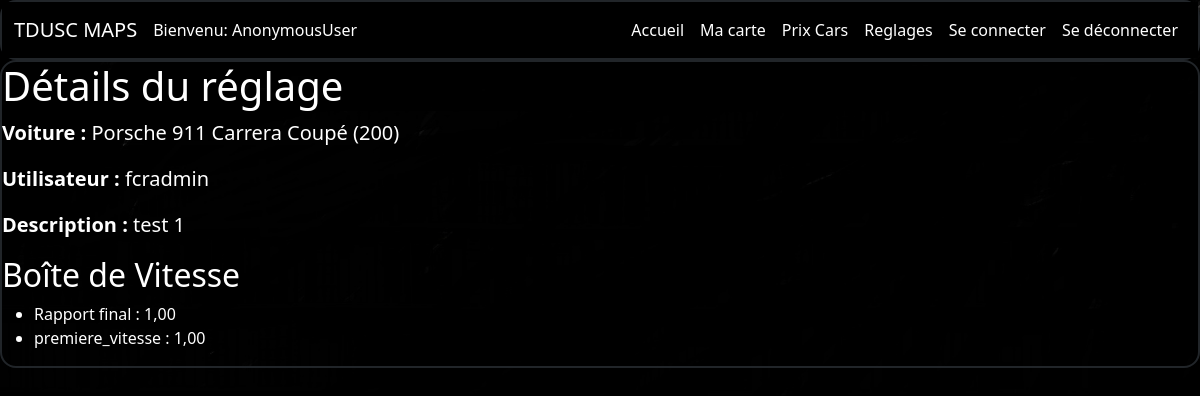
Screenshot of /reglages/13/ with the database file from the repository.
### tduscmap/models.py (models this page shows, shortened)
class Reglage(models.Model):
    voiture = models.ForeignKey(Car, on_delete=models.CASCADE)
    utilisateur = models.ForeignKey(CustomUser, on_delete=models.CASCADE)
    description = models.TextField(blank=True)
    configurationreglage =  models.ForeignKey(ConfigurationReglage, on_delete=models.CASCADE)
    rapport_final = models.DecimalField(max_digits=5, decimal_places=2)
    premiere_vitesse = models.DecimalField(max_digits=4, decimal_places=2)
    deuxieme_vitesse = models.DecimalField(max_digits=4, decimal_places=2)
    troisieme_vitesse = models.DecimalField(max_digits=4, decimal_places=2)
    quatrieme_vitesse = models.DecimalField(max_digits=4, decimal_places=2)
    cinquieme_vitesse = models.DecimalField(max_digits=4, decimal_places=2)
    sixieme_vitesse = models.DecimalField(max_digits=4, decimal_places=2)
    septieme_vitesse = models.DecimalField(max_digits=4, decimal_places=2)
    appui_aerodynamique_avant = models.DecimalField(max_digits=3, decimal_places=1)
    appui_aerodynamique_arriere = models.DecimalField(max_digits=3, decimal_places=1)
    taille_suspension_arriere = models.DecimalField(max_digits=4, decimal_places=2, validators=[MinValueValidator(0.11), MaxValueValidator(0.16)])
    taille_suspension_avant = models.DecimalField(max_digits=4, decimal_places=2, validators=[MinValueValidator(0.11), MaxValueValidator(0.16)])
    durete_ressorts_arriere = models.DecimalField(max_digits=5, decimal_places=2, validators=[MinValueValidator(0.8), MaxValueValidator(1.2)])
    durete_ressorts_avant = models.DecimalField(max_digits=5, decimal_places=2, validators=[MinValueValidator(0.8), MaxValueValidator(1.2)])
    compression_amortisseurs_avant = models.DecimalField(max_digits=5, decimal_places=2, validators=[MinValueValidator(0.8), MaxValueValidator(1.2)])
    compression_amortisseurs_arriere = models.DecimalField(max_digits=5, decimal_places=2, validators=[MinValueValidator(0.8), MaxValueValidator(1.2)])
    decompression_amortisseurs_avant = models.DecimalField(max_digits=5, decimal_places=2, validators=[MinValueValidator(0.8), MaxValueValidator(1.2)])
    decompression_amortisseurs_arriere = models.DecimalField(max_digits=5, decimal_places=2, validators=[MinValueValidator(0.8), MaxValueValidator(1.2)])
    differentiel_arriere = models.IntegerField(validators=[MinValueValidator(0), MaxValueValidator(100)])
    acceleration_arriere = models.IntegerField(validators=[MinValueValidator(0), MaxValueValidator(100)])
    deceleration_arriere = models.IntegerField(validators=[MinValueValidator(0), MaxValueValidator(100)])
    freinage_arriere = models.IntegerField(validators=[MinValueValidator(0), MaxValueValidator(100)])
    durete_barre_antiroulis_avant = models.IntegerField(validators=[MinValueValidator(0), MaxValueValidator(100)])
    durete_barre_antiroulis_arriere = models.IntegerField(validators=[MinValueValidator(0), MaxValueValidator(100)])
    angle_carrossage_arriere = models.DecimalField(max_digits=3, decimal_places=1, validators=[MinValueValidator(-6), MaxValueValidator(3)])
    angle_carrossage_avant = models.DecimalField(max_digits=3, decimal_places=1, validators=[MinValueValidator(-6), MaxValueValidator(3)])
    pression_pneus_arriere = models.DecimalField(max_digits=2, decimal_places=1, validators=[MinValueValidator(2), MaxValueValidator(6)])
    pression_pneus_avant = models.DecimalField(max_digits=2, decimal_places=1, validators=[MinValueValidator(2), MaxValueValidator(6)])
    repartiteur_freinage_avant = models.IntegerField(validators=[MinValueValidator(0), MaxValueValidator(100)])
    pression_freinage = models.IntegerField(validators=[MinValueValidator(-1000), MaxValueValidator(1000)])

class Car(models.Model):
    MARQUES = [
        ('Abarth', 'Abarth'),
        ('AC', 'AC'),
        ('Alpha Romeo', 'Alpha Romeo'),
        ('Alpine', 'Alpine'),
        ('Aston Martin', 'Aston Martin'),
        ('Audi', 'Audi'),
        ('Bentley', 'Bentley'),
        ('BMW', 'BMW'),
        ('Bugatti', 'Bugatti'),
        ('Caterham', 'Caterham'),
        ('Chevrolet', 'Chevrolet'),
        ('Citroen', 'Citroen'),
        ('Dodge', 'Dodge'),
        ('Ferrari', 'Ferrari'),
        ('Ford', 'Ford'),
        ('Jaguar', 'Jaguar'),
        ('Koenlgsegg', 'Koenlgsegg'),
        ('Lamborghini', 'Lamborghini'),
        ('Lancia', 'Lancia'),
        ('Lotus', 'Lotus'),
        ('McLaren', 'McLaren'),
        ('Mercedes-AMG', 'Mercedes-AMG'),
        ('Mercedes-Benz', 'Mercedes-Benz'),
        ('Mini', 'Mini'),
        ('Nissan', 'Nissan'),
        ('Porshe', 'Porshe'),
        ('Shelby', 'Shelby'),
        ('Sientero', 'Sientero'),
        ('WMotors', 'WMotors'),
        ('Wolkwagen', 'Wolkswagen'),
    ]
    TRANSMISSIONS = [
        ('RWD', 'RWD'),
        ('FWD', 'FWD'),
        ('4WD', '4WD'),
    ]
    CATEGORIES = [
        ('A', 'Catégorie A'),
        ('B', 'Catégorie B'),
        ('C', 'Catégorie C'),
        ('D', 'Catégorie D'),
        ('E', 'Catégorie E'),
        ('F', 'Catégorie F'),
        ('G', 'Catégorie G'),
        ('H', 'Catégorie H'),
    ]
    RARETES = [
        ('légendaire', 'Légendaire'),
        ('épique', 'Épique'),
        ('rare', 'Rare'),
        ('commun', 'Commun'),
        ('peu commun', 'Peu commun'),
        (None, 'Aucune'),
    ]
    marque = models.CharField(max_length=50, choices=MARQUES)
    modele = models.CharField(max_length=50)
    annee = models.PositiveIntegerField()
    transmission = models.CharField(max_length=3, choices=TRANSMISSIONS)
    ip = models.PositiveIntegerField()
    categorie = models.CharField(max_length=1, choices=CATEGORIES)
    rarete = models.CharField(max_length=10, choices=RARETES, blank=True, null=True)
    prix_initial = models.PositiveIntegerField()
    def __str__(self):
        return f"{self.marque} {self.modele} ({self.annee})"

### authentication/models.py (models this page shows, shortened)
class CustomUser(AbstractBaseUser, PermissionsMixin):
    username = models.CharField(max_length=30, unique=True)
    email = models.EmailField(unique=True)
    friends = models.ManyToManyField('self', blank=True, symmetrical=False, related_name='friend_of')
    is_staff = models.BooleanField(default=False)  # Permet l'accès à l'admin
    is_superuser = models.BooleanField(default=False)  # Superutilisateur
    USERNAME_FIELD = 'username'
    REQUIRED_FIELDS = ['email']
    objects = CustomUserManager()
    def __str__(self):
        return self.username

### tduscmap/views.py (the view)
# urls.py: path('reglages/<int:pk>/', tduscmap.views.detail_reglage, name='detail_reglage'),
def detail_reglage(request, pk):
    reglage = Reglage.objects.get(pk=pk)
    return render(request, 'tduscmap/detail_reglage.html', {'reglage': reglage})

### templates/tduscmap/detail_reglage.html
{% extends 'base.html' %}
{% block content %}
{% load static %}
<link rel="stylesheet" href="{% static 'stylesmymaps.css' %}" type="text/css">
<h1>Détails du réglage</h1>
<p><strong>Voiture :</strong> {{ reglage.voiture }}</p>
<p><strong>Utilisateur :</strong> {{ reglage.utilisateur }}</p>
<p><strong>Description :</strong> {{ reglage.description }}</p>
<h2>Boîte de Vitesse</h2>
<ul>
    <li>Rapport final : {{ reglage.rapport_final }}</li>
    <li>premiere_vitesse : {{ reglage.premiere_vitesse}}</li>
    </ul>
    {% endblock %}

### static/style.css (style rules this page uses)
body { background-image: url("/static/images/fond.jpg"); background-size: cover; background-color: black; color: white; background-position: center; }
p { font-size: 20px; }

### static/stylesmymaps.css (style rules this page uses)
body { background-color: black; color: white; }

### rows the page displays
Reglage: voiture "Porsche 911 Carrera Coupé (200)", utilisateur "fcradmin", description "test 1", rapport_final "1,00", premiere_vitesse "1,00"

### other values shown
{{ request.user }} "AnonymousUser"
